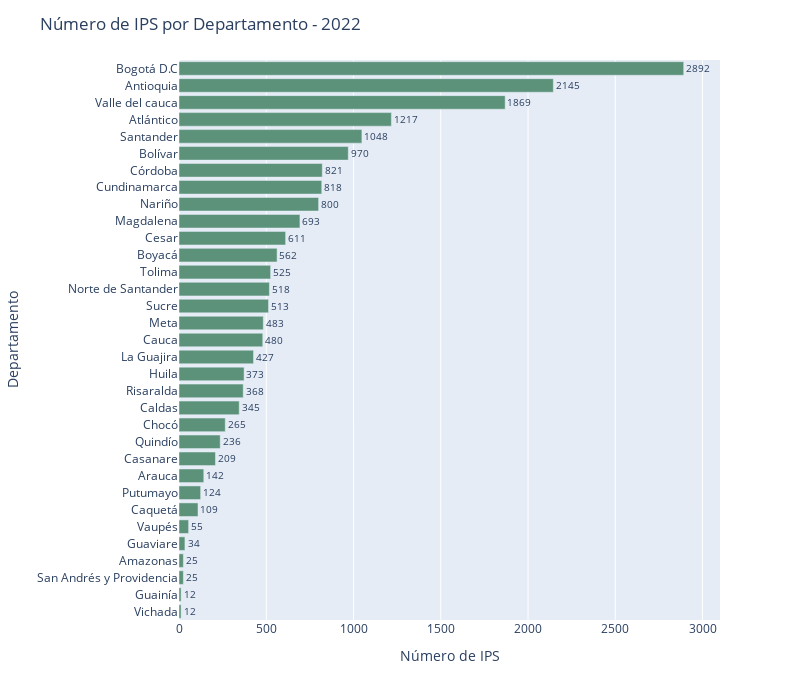

Here is the notebook cell this chart was saved with:
### Code cell
fig = px.bar(data_frame=df_num_reps, x='Y2022', y='departamento', orientation='h')

fig.update_xaxes(title_text='Número de IPS')
fig.update_xaxes(range=[0,3100])
fig.update_yaxes(title_text='Departamento')
fig.update_layout(title='Número de IPS por Departamento - 2022')

color_sequence = ['#5B9279' for i in departamentos]
fig.update_traces(marker=dict(color=color_sequence))

fig.update_traces(text=df_num_reps['Y2022'], textposition='outside')

fig.update_layout(width=800, height=700)

### Figure 1 — Plotly figure (JSON) as saved in the notebook; plotly's stock layout.template omitted (floating-point values rounded to 4 significant figures)
{"data": [{"alignmentgroup": "True", "hovertemplate": "Y2022=%{x}<br>departamento=%{y}<extra></extra>", "legendgroup": "", "marker": {"color": ["#5B9279", "#5B9279", "#5B9279", "#5B9279", "#5B9279", "#5B9279", "#5B9279", "#5B9279", "#5B9279", "#5B9279", "#5B9279", "#5B9279", "#5B9279", "#5B9279", "#5B9279", "#5B9279", "#5B9279", "#5B9279", "#5B9279", "#5B9279", "#5B9279", "#5B9279", "#5B9279", "#5B9279", "#5B9279", "#5B9279", "#5B9279", "#5B9279", "#5B9279", "#5B9279", "#5B9279", "#5B9279", "#5B9279"], "pattern": {"shape": ""}}, "name": "", "offsetgroup": "", "orientation": "h", "showlegend": false, "text": [12, 12, 25, 25, 34, 55, 109, 124, 142, 209, 236, 265, 345, 368, 373, 427, 480, 483, 513, 518, 525, 562, 611, 693, 800, 818, 821, 970, 1048, 1217, 1869, 2145, 2892], "textposition": "outside", "type": "bar", "x": [12, 12, 25, 25, 34, 55, 109, 124, 142, 209, 236, 265, 345, 368, 373, 427, 480, 483, 513, 518, 525, 562, 611, 693, 800, 818, 821, 970, 1048, 1217, 1869, 2145, 2892], "xaxis": "x", "y": ["Vichada", "Guainía", "San Andrés y Providencia", "Amazonas", "Guaviare", "Vaupés", "Caquetá", "Putumayo", "Arauca", "Casanare", "Quindío", "Chocó", "Caldas", "Risaralda", "Huila", "La Guajira", "Cauca", "Meta", "Sucre", "Norte de Santander", "Tolima", "Boyacá", "Cesar", "Magdalena", "Nariño", "Cundinamarca", "Córdoba", "Bolívar", "Santander", "Atlántico", "Valle del cauca", "Antioquia", "Bogotá D.C"], "yaxis": "y"}], "layout": {"barmode": "relative", "height": 700, "legend": {"tracegroupgap": 0}, "margin": {"t": 60}, "title": {"text": "Número de IPS por Departamento - 2022"}, "width": 800, "xaxis": {"anchor": "y", "domain": [0, 1], "range": [0, 3100], "title": {"text": "Número de IPS"}}, "yaxis": {"anchor": "x", "domain": [0, 1], "title": {"text": "Departamento"}}}}
